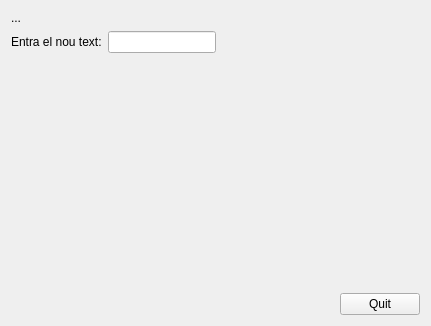
<?xml version="1.0" encoding="UTF-8"?>
<ui version="4.0">
 <class>MyForm</class>
 <widget class="QWidget" name="MyForm">
  <property name="geometry">
   <rect>
    <x>0</x>
    <y>0</y>
    <width>431</width>
    <height>326</height>
   </rect>
  </property>
  <property name="windowTitle">
   <string>Form</string>
  </property>
  <layout class="QVBoxLayout" name="verticalLayout_3">
   <item>
    <layout class="QHBoxLayout" name="horizontalLayout_3">
     <item>
      <layout class="QVBoxLayout" name="verticalLayout_2">
       <item>
        <widget class="MyLabel" name="label_2">
         <property name="text">
          <string>...</string>
         </property>
        </widget>
       </item>
       <item>
        <layout class="QHBoxLayout" name="horizontalLayout_2">
         <item>
          <widget class="QLabel" name="label">
           <property name="text">
            <string>Entra el nou text:</string>
           </property>
          </widget>
         </item>
         <item>
          <widget class="QLineEdit" name="lineEdit">
           <property name="sizePolicy">
            <sizepolicy hsizetype="Fixed" vsizetype="Fixed">
             <horstretch>0</horstretch>
             <verstretch>0</verstretch>
            </sizepolicy>
           </property>
          </widget>
         </item>
        </layout>
       </item>
      </layout>
     </item>
     <item>
      <spacer name="horizontalSpacer_2">
       <property name="orientation">
        <enum>Qt::Horizontal</enum>
       </property>
       <property name="sizeHint" stdset="0">
        <size>
         <width>40</width>
         <height>20</height>
        </size>
       </property>
      </spacer>
     </item>
    </layout>
   </item>
   <item>
    <layout class="QHBoxLayout" name="horizontalLayout">
     <item>
      <spacer name="horizontalSpacer">
       <property name="orientation">
        <enum>Qt::Horizontal</enum>
       </property>
       <property name="sizeHint" stdset="0">
        <size>
         <width>40</width>
         <height>20</height>
        </size>
       </property>
      </spacer>
     </item>
     <item>
      <layout class="QVBoxLayout" name="verticalLayout">
       <item>
        <spacer name="verticalSpacer">
         <property name="orientation">
          <enum>Qt::Vertical</enum>
         </property>
         <property name="sizeHint" stdset="0">
          <size>
           <width>20</width>
           <height>40</height>
          </size>
         </property>
        </spacer>
       </item>
       <item>
        <widget class="QPushButton" name="pushButton">
         <property name="text">
          <string>Quit</string>
         </property>
        </widget>
       </item>
      </layout>
     </item>
    </layout>
   </item>
  </layout>
 </widget>
 <customwidgets>
  <customwidget>
   <class>MyLabel</class>
   <extends>QLabel</extends>
   <header>MyLabel.h</header>
   <slots>
    <slot>setTextMajuscules(QString)</slot>
    <slot>slot2()</slot>
   </slots>
  </customwidget>
 </customwidgets>
 <resources/>
 <connections>
  <connection>
   <sender>pushButton</sender>
   <signal>clicked()</signal>
   <receiver>MyForm</receiver>
   <slot>close()</slot>
   <hints>
    <hint type="sourcelabel">
     <x>357</x>
     <y>282</y>
    </hint>
    <hint type="destinationlabel">
     <x>349</x>
     <y>189</y>
    </hint>
   </hints>
  </connection>
  <connection>
   <sender>lineEdit</sender>
   <signal>textChanged(QString)</signal>
   <receiver>label_2</receiver>
   <slot>setTextMajuscules(QString)</slot>
   <hints>
    <hint type="sourcelabel">
     <x>155</x>
     <y>69</y>
    </hint>
    <hint type="destinationlabel">
     <x>29</x>
     <y>45</y>
    </hint>
   </hints>
  </connection>
 </connections>
</ui>
